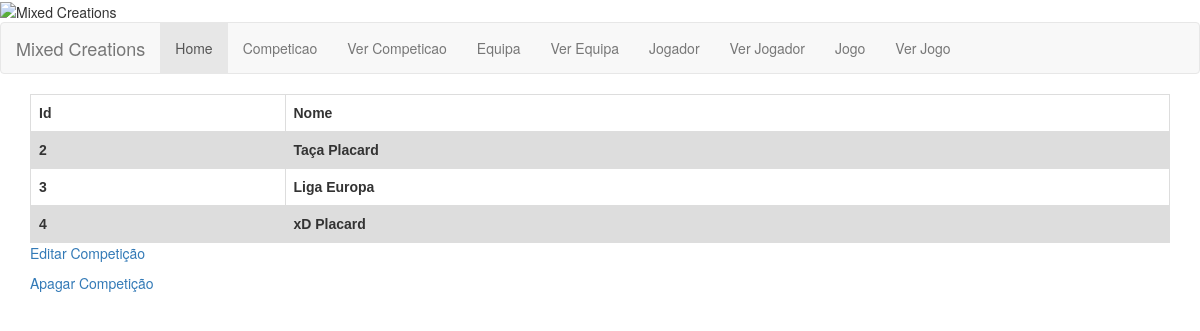
The page /vercompeticao on the database its author committed.
### app/models.py (models this page shows, shortened)
class Competicao(db.Model):
    id = db.Column(db.Integer, primary_key=True)
    nome = db.Column(db.String(50))

### app/routes.py (the view)
@app.route('/vercompeticao', methods=['GET', 'POST'])
def vercompeticao():
    return render_template('vercompeticao.html', title='Ver Competição', competicao=Competicao.query.all())

### app/templates/vercompeticao.html
{% extends "base2.html" %}
{% block content %}
    <table>
        <tr>
            <th>Id</th>
            <th>Nome</th>
        </tr>
        {% for x in competicao %}
            <tr>
                <th>{{ x.id }}</th>
                <th>{{ x.nome }}</th>
            </tr>
        {% endfor %}
    </table>
    {% if user == current_user %}
    <p><a href="{{ url_for('edit_competicao') }}">Editar Competição</a></p>
    <p><a href="{{ url_for('delete_competicao') }}">Apagar Competição</a></p>
    {% endif %}
{% endblock %}

### app/templates/base2.html (style rules this page uses)
table { font-family: arial, sans-serif; border-collapse: collapse; width: 100%; }
td, th { border: 1px solid #dddddd; text-align: left; padding: 8px; }
tr:nth-child(even) { background-color: #dddddd; }

### rows shown on the page
Competicao: id "2", nome "Taça Placard"
Competicao: id "3", nome "Liga Europa"
Competicao: id "4", nome "xD Placard"
